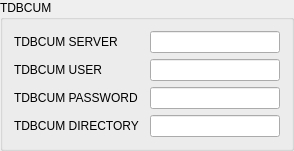
             <widget class="QGroupBox" name="grpBoxTdbcum">
              <property name="title">
               <string>TDBCUM</string>
              </property>
              <layout class="QVBoxLayout" name="verticalLayout_24">
               <item>
                <layout class="QVBoxLayout" name="verticalLayout_16">
                 <item>
                  <layout class="QHBoxLayout" name="horizontalLayout_55">
                   <item>
                    <widget class="QLabel" name="lbTdbcumServer">
                     <property name="sizePolicy">
                      <sizepolicy hsizetype="Preferred" vsizetype="Fixed">
                       <horstretch>0</horstretch>
                       <verstretch>0</verstretch>
                      </sizepolicy>
                     </property>
                     <property name="minimumSize">
                      <size>
                       <width>130</width>
                       <height>0</height>
                      </size>
                     </property>
                     <property name="text">
                      <string>TDBCUM SERVER</string>
                     </property>
                    </widget>
                   </item>
                   <item>
                    <widget class="QLineEdit" name="leTdbcumServer">
                     <property name="minimumSize">
                      <size>
                       <width>130</width>
                       <height>0</height>
                      </size>
                     </property>
                    </widget>
                   </item>
                  </layout>
                 </item>
                 <item>
                  <layout class="QHBoxLayout" name="horizontalLayout_56">
                   <item>
                    <widget class="QLabel" name="lbTdbcumUser">
                     <property name="sizePolicy">
                      <sizepolicy hsizetype="Preferred" vsizetype="Fixed">
                       <horstretch>0</horstretch>
                       <verstretch>0</verstretch>
                      </sizepolicy>
                     </property>
                     <property name="minimumSize">
                      <size>
                       <width>130</width>
                       <height>0</height>
                      </size>
                     </property>
                     <property name="text">
                      <string>TDBCUM USER</string>
                     </property>
                    </widget>
                   </item>
                   <item>
                    <widget class="QLineEdit" name="leTdbcumUser">
                     <property name="minimumSize">
                      <size>
                       <width>130</width>
                       <height>0</height>
                      </size>
                     </property>
                    </widget>
                   </item>
                  </layout>
                 </item>
                 <item>
                  <layout class="QHBoxLayout" name="horizontalLayout_57">
                   <item>
                    <widget class="QLabel" name="lbTdbcumPassword">
                     <property name="sizePolicy">
                      <sizepolicy hsizetype="Preferred" vsizetype="Fixed">
                       <horstretch>0</horstretch>
                       <verstretch>0</verstretch>
                      </sizepolicy>
                     </property>
                     <property name="minimumSize">
                      <size>
                       <width>130</width>
                       <height>0</height>
                      </size>
                     </property>
                     <property name="text">
                      <string>TDBCUM PASSWORD</string>
                     </property>
                    </widget>
                   </item>
                   <item>
                    <widget class="QLineEdit" name="leTdbcumPassword">
                     <property name="minimumSize">
                      <size>
                       <width>130</width>
                       <height>0</height>
                      </size>
                     </property>
                    </widget>
                   </item>
                  </layout>
                 </item>
                 <item>
                  <layout class="QHBoxLayout" name="horizontalLayout_58">
                   <item>
                    <widget class="QLabel" name="lbTdbcumDirectory">
                     <property name="sizePolicy">
                      <sizepolicy hsizetype="Preferred" vsizetype="Fixed">
                       <horstretch>0</horstretch>
                       <verstretch>0</verstretch>
                      </sizepolicy>
                     </property>
                     <property name="minimumSize">
                      <size>
                       <width>130</width>
                       <height>0</height>
                      </size>
                     </property>
                     <property name="text">
                      <string>TDBCUM DIRECTORY</string>
                     </property>
                    </widget>
                   </item>
                   <item>
                    <widget class="QLineEdit" name="leTdbcumDirectory">
                     <property name="minimumSize">
                      <size>
                       <width>130</width>
                       <height>0</height>
                      </size>
                     </property>
                    </widget>
                   </item>
                  </layout>
                 </item>
                </layout>
               </item>
              </layout>
             </widget>
